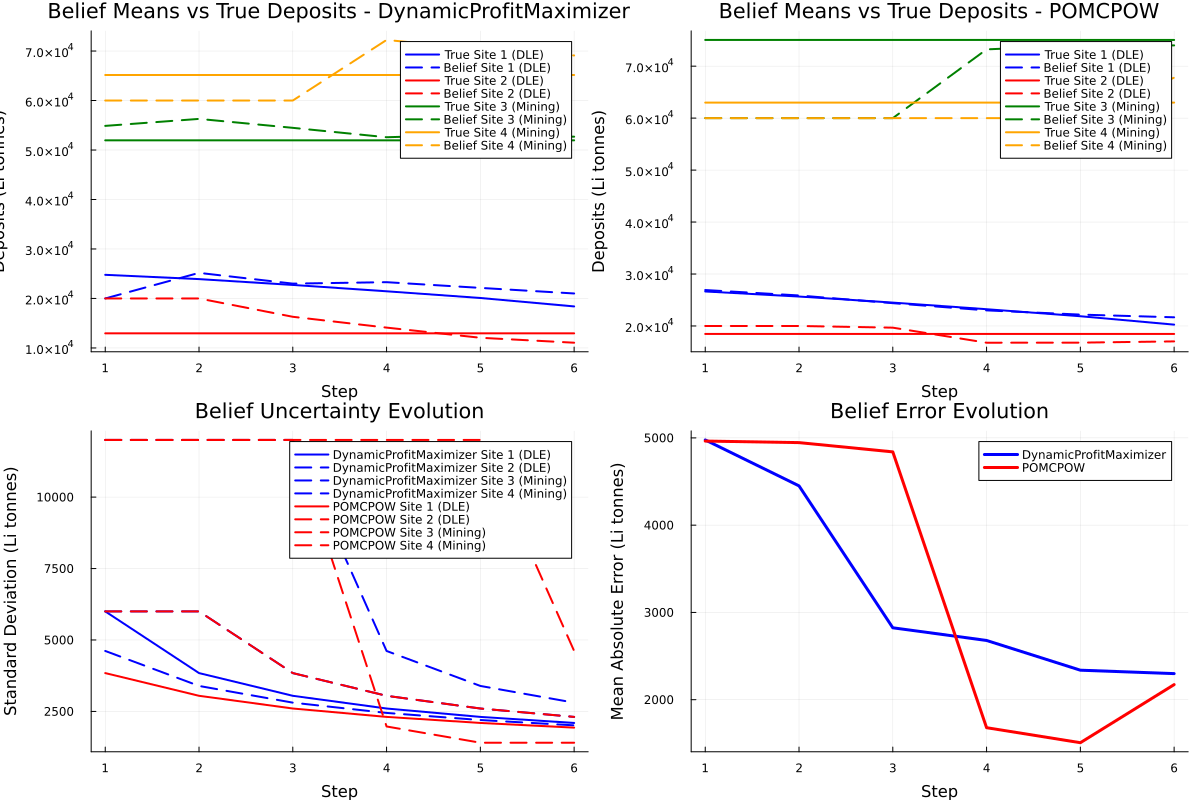

This figure's Julia source:
using LitPOMDP
using POMDPs
using POMCPOW
using Random
using Plots
using Statistics

# Set seed for reproducibility
Random.seed!(42)

# Create POMDP
P = LiPOMDP()

println("Belief Evolution Comparison: POMCPOW vs DynamicProfitMaximizer")
println("=" ^ 70)

# Create policies
dynamic_policy = DynamicProfitMaximizerPolicy(P, debug=false)
pomcpow_solver = POMCPOWSolver(
    eps = 0.01,
    max_time = 2.0,
    max_depth = 15,
    tree_queries = 2000
)
pomcpow_policy = solve(pomcpow_solver, P)

# Create initial state and belief
s, b = create_initial_belief(P)
updater = LiBeliefUpdater(P)

println("\nInitial State:")
println("  True deposits: $(round.(s.deposit, digits=0)) Li tonnes")
println("  Initial belief means: $(round.([mean(d) for d in b.deposits_distribution], digits=0)) Li tonnes")
println("  Initial belief stds:  $(round.([std(d) for d in b.deposits_distribution], digits=0)) Li tonnes")

# Run simulation for both policies
policies = [
    ("DynamicProfitMaximizer", dynamic_policy),
    ("POMCPOW", pomcpow_policy)
]

results = Dict()

for (policy_name, policy) in policies
    println("\n" * "="^70)
    println("Testing $policy_name")
    println("="^70)
    
    # Reset state and belief
    s_test, b_test = create_initial_belief(P)
    updater_test = LiBeliefUpdater(P)
    
    # Track belief evolution
    steps = []
    belief_means = []
    belief_stds = []
    true_deposits = []
    observations = []
    actions = []
    rewards = []
    
    for step in 1:6
        # Get action
        a = POMDPs.action(policy, b_test)
        
        # Apply transition
        sp, o, r = gen(P, s_test, a, Random.GLOBAL_RNG)
        
        # Update belief
        b_test = POMDPs.update(updater_test, b_test, a, o)
        
        # Record metrics
        push!(steps, step)
        push!(belief_means, [mean(d) for d in b_test.deposits_distribution])
        push!(belief_stds, [std(d) for d in b_test.deposits_distribution])
        push!(true_deposits, copy(sp.deposit))
        push!(observations, copy(o.deposits))
        push!(actions, string(a.site, " ", a.type))
        push!(rewards, r)
        
        # Update state
        s_test = sp
        
        # Print step details
        println("Step $step:")
        println("  Action: $(a.site) $(a.type)")
        println("  Reward: $(round(r, digits=2))")
        println("  True deposits: $(round.(sp.deposit, digits=0))")
        println("  Observed deposits: $(round.(o.deposits, digits=0))")
        println("  Belief means: $(round.([mean(d) for d in b_test.deposits_distribution], digits=0))")
        println("  Belief stds:  $(round.([std(d) for d in b_test.deposits_distribution], digits=0))")
        
        # Calculate belief errors
        belief_errors = abs.([mean(d) for d in b_test.deposits_distribution] - sp.deposit)
        mean_belief_error = mean(belief_errors)
        println("  Belief errors: $(round.(belief_errors, digits=0)) | Mean: $(round(mean_belief_error, digits=0))")
        
        # Calculate observation errors
        obs_errors = abs.(o.deposits - sp.deposit)
        mean_obs_error = mean(obs_errors)
        println("  Obs errors: $(round.(obs_errors, digits=0)) | Mean: $(round(mean_obs_error, digits=0))")
        println()
    end
    
    results[policy_name] = (
        steps = steps,
        belief_means = belief_means,
        belief_stds = belief_stds,
        true_deposits = true_deposits,
        observations = observations,
        actions = actions,
        rewards = rewards
    )
end

# Create visualizations
println("\n" * "="^70)
println("Creating Belief Evolution Plots")
println("="^70)

# Plot 1: Belief means vs True deposits over time
p1 = plot(title="Belief Means vs True Deposits - DynamicProfitMaximizer", 
          xlabel="Step", ylabel="Deposits (Li tonnes)", 
          legend=:topright, size=(800, 600))

colors = [:blue, :red, :green, :orange]
sites = ["Site 1 (DLE)", "Site 2 (DLE)", "Site 3 (Mining)", "Site 4 (Mining)"]

if haskey(results, "DynamicProfitMaximizer")
    result = results["DynamicProfitMaximizer"]
    for site in 1:4
        true_vals = [d[site] for d in result.true_deposits]
        belief_vals = [d[site] for d in result.belief_means]
        
        plot!(p1, result.steps, true_vals, 
              label="True $(sites[site])", 
              color=colors[site], linewidth=2, linestyle=:solid)
        plot!(p1, result.steps, belief_vals, 
              label="Belief $(sites[site])", 
              color=colors[site], linewidth=2, linestyle=:dash)
    end
end

# Plot 2: Belief means vs True deposits for POMCPOW
p2 = plot(title="Belief Means vs True Deposits - POMCPOW", 
          xlabel="Step", ylabel="Deposits (Li tonnes)", 
          legend=:topright, size=(800, 600))

if haskey(results, "POMCPOW")
    result = results["POMCPOW"]
    for site in 1:4
        true_vals = [d[site] for d in result.true_deposits]
        belief_vals = [d[site] for d in result.belief_means]
        
        plot!(p2, result.steps, true_vals, 
              label="True $(sites[site])", 
              color=colors[site], linewidth=2, linestyle=:solid)
        plot!(p2, result.steps, belief_vals, 
              label="Belief $(sites[site])", 
              color=colors[site], linewidth=2, linestyle=:dash)
    end
end

# Plot 3: Belief uncertainty (std) evolution
p3 = plot(title="Belief Uncertainty Evolution", 
          xlabel="Step", ylabel="Standard Deviation (Li tonnes)", 
          legend=:topright, size=(800, 400))

for (policy_name, result) in results
    color = policy_name == "DynamicProfitMaximizer" ? :blue : :red
    
    for site in 1:4
        std_vals = [d[site] for d in result.belief_stds]
        plot!(p3, result.steps, std_vals,
              label="$(policy_name) $(sites[site])", 
              color=color, linewidth=2, linestyle=site == 1 ? :solid : :dash)
    end
end

# Plot 4: Belief error evolution
p4 = plot(title="Belief Error Evolution", 
          xlabel="Step", ylabel="Mean Absolute Error (Li tonnes)", 
          legend=:topright, size=(800, 400))

for (policy_name, result) in results
    errors_over_time = []
    for (belief, true_vals) in zip(result.belief_means, result.true_deposits)
        mean_error_step = mean(abs.(belief - true_vals))
        push!(errors_over_time, mean_error_step)
    end
    
    color = policy_name == "DynamicProfitMaximizer" ? :blue : :red
    plot!(p4, result.steps, errors_over_time,
          label=policy_name, color=color, linewidth=3)
end

# Combine plots
combined_plot = plot(p1, p2, p3, p4, layout=(2,2), size=(1200, 800))

# Save plot
savefig(combined_plot, "belief_evolution_comparison.png")
println("Plot saved as 'belief_evolution_comparison.png'")

# Detailed comparison table
println("\n" * "="^70)
println("Detailed Belief Evolution Comparison")
println("="^70)

for step in 1:6
    println("\n--- STEP $step ---")
    
    for (policy_name, result) in results
        if step <= length(result.steps)
            true_deps = result.true_deposits[step]
            belief_means = result.belief_means[step]
            belief_stds = result.belief_stds[step]
            obs = result.observations[step]
            
            belief_errors = abs.(belief_means - true_deps)
            obs_errors = abs.(obs - true_deps)
            
            println("\n$policy_name:")
            println("  True:      $(round.(true_deps, digits=0))")
            println("  Observed:  $(round.(obs, digits=0))")
            println("  Belief:    $(round.(belief_means, digits=0))")
            println("  Belief std: $(round.(belief_stds, digits=0))")
            println("  Obs error: $(round.(obs_errors, digits=0)) | Mean: $(round(mean(obs_errors), digits=0))")
            println("  Belief err: $(round.(belief_errors, digits=0)) | Mean: $(round(mean(belief_errors), digits=0))")
        end
    end
end

# Summary statistics
println("\n" * "="^70)
println("Summary Statistics (Steps 1-6)")
println("="^70)

for (policy_name, result) in results
    all_belief_errors = []
    all_obs_errors = []
    
    for (belief, true_vals, obs) in zip(result.belief_means, result.true_deposits, result.observations)
        belief_errors = abs.(belief - true_vals)
        obs_errors = abs.(obs - true_vals)
        append!(all_belief_errors, belief_errors)
        append!(all_obs_errors, obs_errors)
    end
    
    mean_belief_error = mean(all_belief_errors)
    mean_obs_error = mean(all_obs_errors)
    total_reward = sum(result.rewards)
    
    println("\n$policy_name:")
    println("  Total Reward (6 steps): $(round(total_reward, digits=2))")
    println("  Mean Belief Error: $(round(mean_belief_error, digits=0)) Li tonnes")
    println("  Mean Observation Error: $(round(mean_obs_error, digits=0)) Li tonnes")
    println("  Belief vs Obs Error Ratio: $(round(mean_belief_error / mean_obs_error, digits=3))")
end
